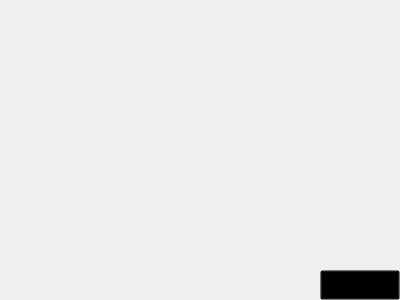
<?xml version="1.0" encoding="UTF-8"?>
<ui version="4.0">
 <class>pushmessage</class>
 <widget class="QWidget" name="pushmessage">
  <property name="geometry">
   <rect>
    <x>0</x>
    <y>0</y>
    <width>400</width>
    <height>300</height>
   </rect>
  </property>
  <property name="minimumSize">
   <size>
    <width>400</width>
    <height>300</height>
   </size>
  </property>
  <property name="maximumSize">
   <size>
    <width>400</width>
    <height>300</height>
   </size>
  </property>
  <property name="windowTitle">
   <string>Form</string>
  </property>
  <layout class="QVBoxLayout" name="verticalLayout_3">
   <property name="spacing">
    <number>0</number>
   </property>
   <property name="leftMargin">
    <number>0</number>
   </property>
   <property name="topMargin">
    <number>0</number>
   </property>
   <property name="rightMargin">
    <number>0</number>
   </property>
   <property name="bottomMargin">
    <number>0</number>
   </property>
   <item>
    <layout class="QVBoxLayout" name="verticalLayout_2">
     <property name="spacing">
      <number>0</number>
     </property>
     <item>
      <layout class="QVBoxLayout" name="verticalLayout">
       <property name="spacing">
        <number>0</number>
       </property>
       <item>
        <spacer name="horizontalSpacer">
         <property name="orientation">
          <enum>Qt::Horizontal</enum>
         </property>
         <property name="sizeType">
          <enum>QSizePolicy::Expanding</enum>
         </property>
         <property name="sizeHint" stdset="0">
          <size>
           <width>40</width>
           <height>15</height>
          </size>
         </property>
        </spacer>
       </item>
       <item>
        <spacer name="horizontalSpacer_2">
         <property name="orientation">
          <enum>Qt::Horizontal</enum>
         </property>
         <property name="sizeType">
          <enum>QSizePolicy::Expanding</enum>
         </property>
         <property name="sizeHint" stdset="0">
          <size>
           <width>40</width>
           <height>15</height>
          </size>
         </property>
        </spacer>
       </item>
      </layout>
     </item>
     <item>
      <widget class="QLabel" name="labelContent">
       <property name="minimumSize">
        <size>
         <width>0</width>
         <height>240</height>
        </size>
       </property>
       <property name="styleSheet">
        <string notr="true"/>
       </property>
       <property name="text">
        <string/>
       </property>
       <property name="pixmap">
        <pixmap resource="../res.qrc">:/image/image/picture.jpg</pixmap>
       </property>
       <property name="alignment">
        <set>Qt::AlignCenter</set>
       </property>
      </widget>
     </item>
     <item>
      <layout class="QHBoxLayout" name="horizontalLayout">
       <property name="spacing">
        <number>0</number>
       </property>
       <item>
        <spacer name="horizontalSpacer_3">
         <property name="orientation">
          <enum>Qt::Horizontal</enum>
         </property>
         <property name="sizeType">
          <enum>QSizePolicy::Expanding</enum>
         </property>
         <property name="sizeHint" stdset="0">
          <size>
           <width>40</width>
           <height>20</height>
          </size>
         </property>
        </spacer>
       </item>
       <item>
        <widget class="QPushButton" name="pushButtonLook">
         <property name="maximumSize">
          <size>
           <width>16777215</width>
           <height>30</height>
          </size>
         </property>
         <property name="styleSheet">
          <string notr="true">background-color:transparent;</string>
         </property>
         <property name="text">
          <string>查看</string>
         </property>
         <property name="icon">
          <iconset resource="../res.qrc">
           <normaloff>:/image/image/search-yellow.png</normaloff>:/image/image/search-yellow.png</iconset>
         </property>
        </widget>
       </item>
      </layout>
     </item>
    </layout>
   </item>
  </layout>
 </widget>
 <resources>
  <include location="../res.qrc"/>
 </resources>
 <connections/>
</ui>
